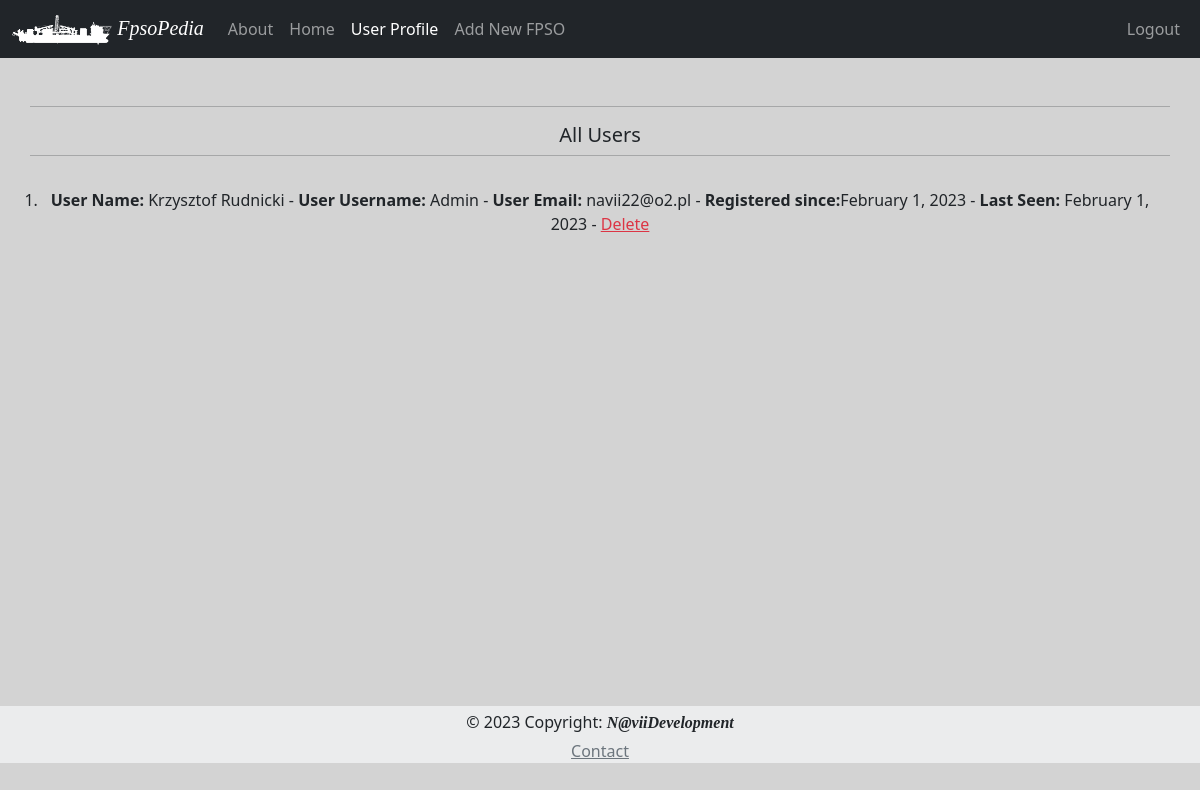
/all_users (signed in), run on the app's committed database.
### App/models.py (models this page shows, shortened)
class User (db.Model, UserMixin):
    id = db.Column(db.Integer, primary_key=True)
    user_name = db.Column(db.String, index=True)
    user_surname = db.Column(db.String, index=True)
    username = db.Column(db.String, index=True, unique=True)
    user_email = db.Column(db.String, index=True, unique=True)
    user_blog = db.Column(db.String, index=True)
    user_password_hash = db.Column(db.String(128))
    user_since = db.Column(db.DateTime, default=datetime.utcnow)
    user_last_seen= db.Column(db.DateTime, default=datetime.utcnow)
    favorite = db.relationship('Fpso', secondary=favorite, backref='followers', lazy='dynamic')

### App/routes.py (the view)
@app.route('/all_users', methods=['GET', 'POST'])
def all_users():
    users = User.query.order_by(User.user_since).all()
    return render_template('all_users.html', title = 'All Users', users=users)

### App/models.py (called while the page is built)
@login.user_loader
def load_user(id):
    return User.query.get(int(id))

### App/templates/all_users.html (shortened to what this page needs)
{% extends "base.html" %}
{% set active_page = 'dashboard' %}
{%  block content %}
<div class="row mb-3">
  <hr>
  <h5 class="text-center">All Users</h5>
  <hr>
</div>
<div class="row">
        {% if users %}
            <ol>
            {% for user in users %}
                <li>
                    {% include '_all_users.html' %}
                </li>
            {% endfor %}
            </ol>
        {% else %}
            <p class="text-center text-muted">There no registered users!!!</p>
        {% endif %}
    </div>
{% endblock %}

### App/templates/_all_users.html
<p><b>User Name: </b>{{ user.user_name }} {{ user.user_surname }} - <b>User Username: </b>{{ user.username }} - <b>User Email: </b>{{ user.user_email }} - <b>Registered since:</b>{{ moment(user.user_since).format('LL') }} - <b>Last Seen: </b>{{ moment(user.user_last_seen).format('LL') }} - <a href="{{ url_for('delete_User_warning', id=user.id) }}" class="card-link link-danger">Delete</a> </p>

### App/static/css/style.css (style rules this page uses)
body { background-color: lightgray; }

### data on the page
User: user_name "Krzysztof", user_surname "Rudnicki", username "Admin", user_email "navii22@o2.pl", user_since "February 1, 2023", user_last_seen "February 1, 2023"
